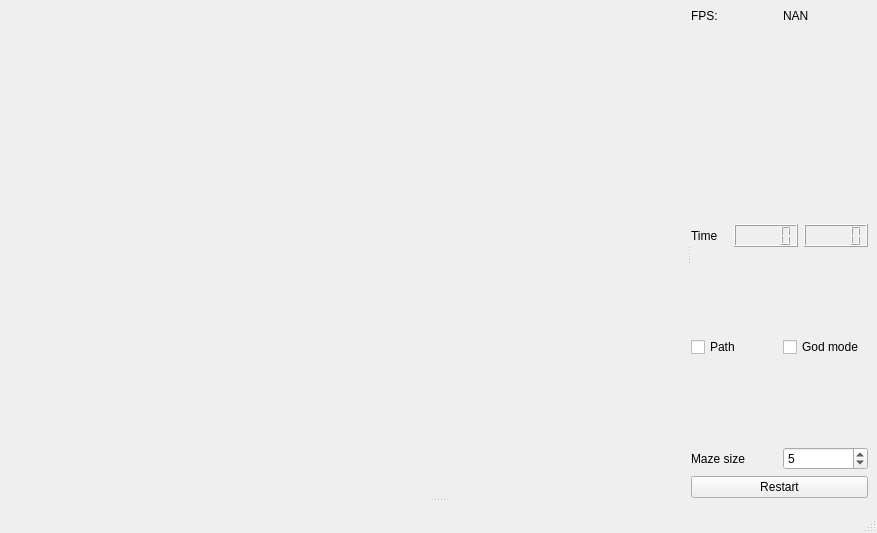
<?xml version="1.0" encoding="UTF-8"?>
<ui version="4.0">
 <class>MainWindow</class>
 <widget class="QMainWindow" name="MainWindow">
  <property name="geometry">
   <rect>
    <x>0</x>
    <y>0</y>
    <width>877</width>
    <height>533</height>
   </rect>
  </property>
  <property name="windowTitle">
   <string>MainWindow</string>
  </property>
  <widget class="QWidget" name="centralwidget">
   <layout class="QHBoxLayout" name="horizontalLayout">
    <item>
     <widget class="QSplitter" name="splitter_3">
      <property name="orientation">
       <enum>Qt::Vertical</enum>
      </property>
      <widget class="QSplitter" name="splitter">
       <property name="orientation">
        <enum>Qt::Horizontal</enum>
       </property>
       <widget class="CubeWidget" name="cubewidget" native="true">
        <property name="minimumSize">
         <size>
          <width>640</width>
          <height>480</height>
         </size>
        </property>
        <property name="focusPolicy">
         <enum>Qt::StrongFocus</enum>
        </property>
       </widget>
       <widget class="QWidget" name="layoutWidget">
        <layout class="QVBoxLayout" name="verticalLayout_5">
         <item>
          <layout class="QHBoxLayout" name="horizontalLayout_2">
           <item>
            <widget class="QLabel" name="fps_label">
             <property name="sizePolicy">
              <sizepolicy hsizetype="Preferred" vsizetype="Fixed">
               <horstretch>0</horstretch>
               <verstretch>0</verstretch>
              </sizepolicy>
             </property>
             <property name="text">
              <string>FPS:</string>
             </property>
            </widget>
           </item>
           <item>
            <widget class="QLabel" name="label">
             <property name="sizePolicy">
              <sizepolicy hsizetype="Preferred" vsizetype="Fixed">
               <horstretch>0</horstretch>
               <verstretch>0</verstretch>
              </sizepolicy>
             </property>
             <property name="text">
              <string>NAN</string>
             </property>
            </widget>
           </item>
          </layout>
         </item>
         <item>
          <widget class="QLabel" name="win_gif">
           <property name="text">
            <string/>
           </property>
           <property name="scaledContents">
            <bool>true</bool>
           </property>
           <property name="wordWrap">
            <bool>false</bool>
           </property>
          </widget>
         </item>
         <item>
          <layout class="QHBoxLayout" name="horizontalLayout_5">
           <item>
            <widget class="QLabel" name="time_label">
             <property name="sizePolicy">
              <sizepolicy hsizetype="Preferred" vsizetype="Preferred">
               <horstretch>0</horstretch>
               <verstretch>0</verstretch>
              </sizepolicy>
             </property>
             <property name="font">
              <font>
               <pointsize>9</pointsize>
              </font>
             </property>
             <property name="text">
              <string>Time</string>
             </property>
            </widget>
           </item>
           <item>
            <widget class="QLCDNumber" name="mins_elapsed">
             <property name="sizePolicy">
              <sizepolicy hsizetype="Minimum" vsizetype="Fixed">
               <horstretch>0</horstretch>
               <verstretch>0</verstretch>
              </sizepolicy>
             </property>
             <property name="font">
              <font>
               <family>MS Shell Dlg 2</family>
              </font>
             </property>
            </widget>
           </item>
           <item>
            <widget class="QLCDNumber" name="secs_elapsed">
             <property name="sizePolicy">
              <sizepolicy hsizetype="Minimum" vsizetype="Fixed">
               <horstretch>0</horstretch>
               <verstretch>0</verstretch>
              </sizepolicy>
             </property>
             <property name="font">
              <font>
               <family>MS Shell Dlg 2</family>
              </font>
             </property>
            </widget>
           </item>
          </layout>
         </item>
         <item>
          <layout class="QHBoxLayout" name="horizontalLayout_9">
           <item>
            <widget class="QCheckBox" name="show_path">
             <property name="sizePolicy">
              <sizepolicy hsizetype="Minimum" vsizetype="Preferred">
               <horstretch>0</horstretch>
               <verstretch>0</verstretch>
              </sizepolicy>
             </property>
             <property name="font">
              <font>
               <pointsize>9</pointsize>
              </font>
             </property>
             <property name="text">
              <string>Path</string>
             </property>
            </widget>
           </item>
           <item>
            <widget class="QCheckBox" name="god_mode">
             <property name="sizePolicy">
              <sizepolicy hsizetype="Minimum" vsizetype="Preferred">
               <horstretch>0</horstretch>
               <verstretch>0</verstretch>
              </sizepolicy>
             </property>
             <property name="font">
              <font>
               <pointsize>9</pointsize>
              </font>
             </property>
             <property name="text">
              <string>God mode</string>
             </property>
            </widget>
           </item>
          </layout>
         </item>
         <item>
          <layout class="QHBoxLayout" name="horizontalLayout_11">
           <item>
            <layout class="QHBoxLayout" name="horizontalLayout_10">
             <item>
              <widget class="QLabel" name="maze_size_label">
               <property name="font">
                <font>
                 <pointsize>9</pointsize>
                </font>
               </property>
               <property name="text">
                <string>Maze size</string>
               </property>
              </widget>
             </item>
             <item>
              <widget class="QSpinBox" name="maze_size">
               <property name="minimum">
                <number>2</number>
               </property>
               <property name="maximum">
                <number>30</number>
               </property>
               <property name="value">
                <number>5</number>
               </property>
              </widget>
             </item>
            </layout>
           </item>
          </layout>
         </item>
         <item>
          <widget class="QPushButton" name="Restart">
           <property name="font">
            <font>
             <pointsize>9</pointsize>
            </font>
           </property>
           <property name="text">
            <string>Restart</string>
           </property>
          </widget>
         </item>
        </layout>
       </widget>
      </widget>
      <widget class="QSplitter" name="splitter_2">
       <property name="orientation">
        <enum>Qt::Horizontal</enum>
       </property>
      </widget>
     </widget>
    </item>
   </layout>
  </widget>
  <widget class="QStatusBar" name="statusbar"/>
 </widget>
 <customwidgets>
  <customwidget>
   <class>CubeWidget</class>
   <extends>QWidget</extends>
   <header location="global">cubewidget.h</header>
   <container>1</container>
   <slots>
    <signal>fpsChanged(double)</signal>
    <signal>setShowPathFlag(bool)</signal>
    <signal>setGodModeFlag(bool)</signal>
    <signal>minsElapsed(int)</signal>
    <signal>secsElapsed(int)</signal>
    <signal>setWinMovie(QMovie*)</signal>
    <signal>clearWinMovie()</signal>
    <slot>stripsUpd(int)</slot>
    <slot>directLightToggle(int)</slot>
    <slot>pointLightToggle(int)</slot>
    <slot>projectorLightToggle(int)</slot>
    <slot>sceneNumObjChange(int)</slot>
    <slot>sceneMaterialChange(QString)</slot>
    <slot>showPath(bool)</slot>
    <slot>godMode(bool)</slot>
    <slot>restartScene()</slot>
    <slot>resizeScene(int)</slot>
   </slots>
  </customwidget>
 </customwidgets>
 <resources/>
 <connections>
  <connection>
   <sender>show_path</sender>
   <signal>toggled(bool)</signal>
   <receiver>cubewidget</receiver>
   <slot>showPath(bool)</slot>
   <hints>
    <hint type="sourcelabel">
     <x>757</x>
     <y>341</y>
    </hint>
    <hint type="destinationlabel">
     <x>623</x>
     <y>490</y>
    </hint>
   </hints>
  </connection>
  <connection>
   <sender>god_mode</sender>
   <signal>toggled(bool)</signal>
   <receiver>cubewidget</receiver>
   <slot>godMode(bool)</slot>
   <hints>
    <hint type="sourcelabel">
     <x>863</x>
     <y>341</y>
    </hint>
    <hint type="destinationlabel">
     <x>449</x>
     <y>490</y>
    </hint>
   </hints>
  </connection>
  <connection>
   <sender>Restart</sender>
   <signal>clicked()</signal>
   <receiver>cubewidget</receiver>
   <slot>restartScene()</slot>
   <hints>
    <hint type="sourcelabel">
     <x>864</x>
     <y>489</y>
    </hint>
    <hint type="destinationlabel">
     <x>221</x>
     <y>397</y>
    </hint>
   </hints>
  </connection>
  <connection>
   <sender>cubewidget</sender>
   <signal>setShowPathFlag(bool)</signal>
   <receiver>show_path</receiver>
   <slot>setChecked(bool)</slot>
   <hints>
    <hint type="sourcelabel">
     <x>564</x>
     <y>266</y>
    </hint>
    <hint type="destinationlabel">
     <x>757</x>
     <y>341</y>
    </hint>
   </hints>
  </connection>
  <connection>
   <sender>cubewidget</sender>
   <signal>setGodModeFlag(bool)</signal>
   <receiver>god_mode</receiver>
   <slot>setChecked(bool)</slot>
   <hints>
    <hint type="sourcelabel">
     <x>578</x>
     <y>342</y>
    </hint>
    <hint type="destinationlabel">
     <x>863</x>
     <y>341</y>
    </hint>
   </hints>
  </connection>
  <connection>
   <sender>maze_size</sender>
   <signal>valueChanged(int)</signal>
   <receiver>cubewidget</receiver>
   <slot>resizeScene(int)</slot>
   <hints>
    <hint type="sourcelabel">
     <x>862</x>
     <y>412</y>
    </hint>
    <hint type="destinationlabel">
     <x>349</x>
     <y>456</y>
    </hint>
   </hints>
  </connection>
  <connection>
   <sender>cubewidget</sender>
   <signal>minsElapsed(int)</signal>
   <receiver>mins_elapsed</receiver>
   <slot>display(int)</slot>
   <hints>
    <hint type="sourcelabel">
     <x>587</x>
     <y>222</y>
    </hint>
    <hint type="destinationlabel">
     <x>792</x>
     <y>244</y>
    </hint>
   </hints>
  </connection>
  <connection>
   <sender>cubewidget</sender>
   <signal>secsElapsed(int)</signal>
   <receiver>secs_elapsed</receiver>
   <slot>display(int)</slot>
   <hints>
    <hint type="sourcelabel">
     <x>421</x>
     <y>235</y>
    </hint>
    <hint type="destinationlabel">
     <x>863</x>
     <y>244</y>
    </hint>
   </hints>
  </connection>
  <connection>
   <sender>cubewidget</sender>
   <signal>setWinMovie(QMovie*)</signal>
   <receiver>win_gif</receiver>
   <slot>setMovie(QMovie*)</slot>
   <hints>
    <hint type="sourcelabel">
     <x>647</x>
     <y>88</y>
    </hint>
    <hint type="destinationlabel">
     <x>864</x>
     <y>176</y>
    </hint>
   </hints>
  </connection>
  <connection>
   <sender>cubewidget</sender>
   <signal>clearWinMovie()</signal>
   <receiver>win_gif</receiver>
   <slot>clear()</slot>
   <hints>
    <hint type="sourcelabel">
     <x>599</x>
     <y>115</y>
    </hint>
    <hint type="destinationlabel">
     <x>864</x>
     <y>184</y>
    </hint>
   </hints>
  </connection>
  <connection>
   <sender>cubewidget</sender>
   <signal>fpsChanged(double)</signal>
   <receiver>label</receiver>
   <slot>setNum(double)</slot>
   <hints>
    <hint type="sourcelabel">
     <x>667</x>
     <y>54</y>
    </hint>
    <hint type="destinationlabel">
     <x>791</x>
     <y>53</y>
    </hint>
   </hints>
  </connection>
 </connections>
</ui>
